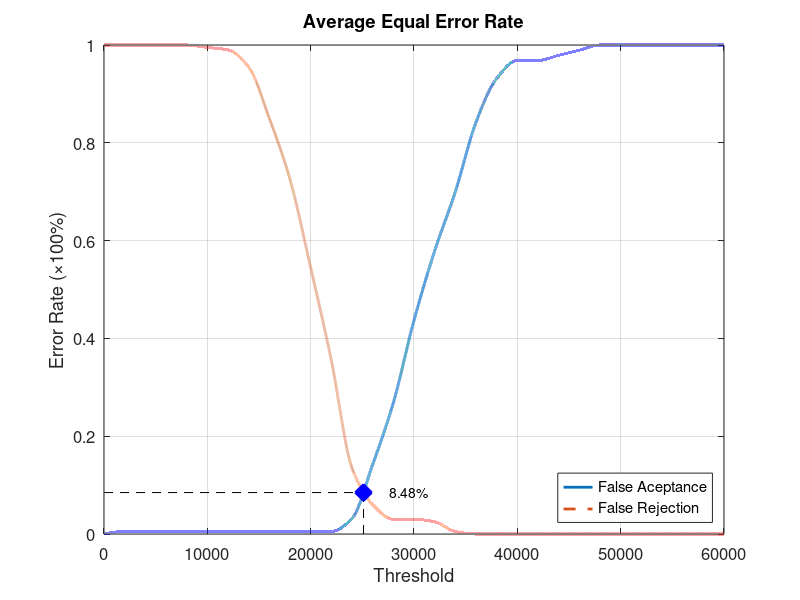
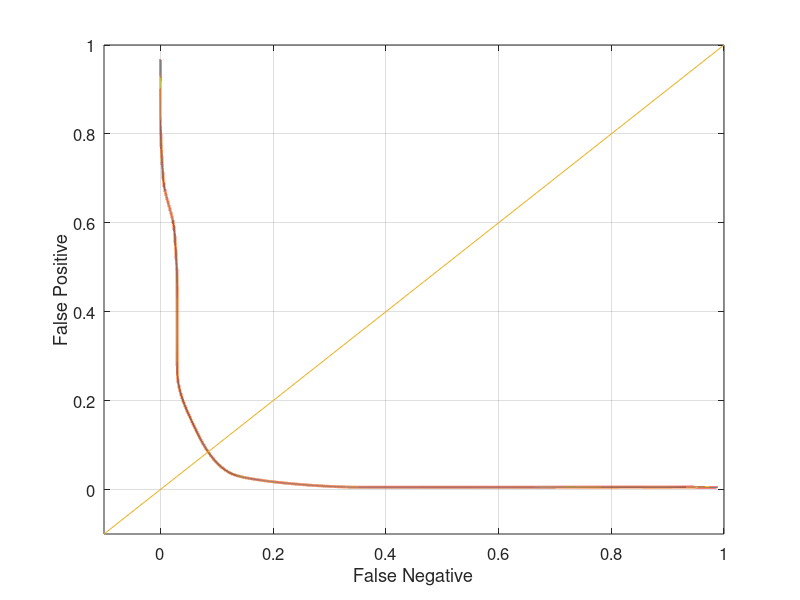

Write MATLAB code to recreate these figures, in order.
function yEER = Database1_3
close all;
clear;
clc;
x = 0:2000:60000;
xq = 0:0.5:60000;

y0 = [0 0.00526316 0.00526316 0.00526316 0.00526316 0.00526316 0.00526316 0.00526316 0.00526316 0.00526316 0.00526316 0.00526316 0.0315789 0.142105 0.268421 0.436842 0.578947 0.7 0.842105 0.931579 0.968421 0.968421 0.978947 0.989474 1 1 1 1 1 1 1];
yy0 = interp1(x, y0, xq, 'pchip');
y1 = [1 1 1 1 1 0.995 0.99 0.955 0.85 0.725 0.545 0.355 0.135 0.06 0.03 0.03 0.025 0.005 0 0 0 0 0 0 0 0 0 0 0 0 0];
yy1 = interp1(x, y1, xq, 'pchip');

% Calculating EER: 
y2 = abs(y0 - y1);
find(y2 == min(y2))
yy2 = abs(yy0 - yy1);
xEER = find(yy2 == min(yy2));
xEERIndex = xq(xEER) % X-axis EER
yEER = yy0(xEER) % Y-axis EER

main = figure
plot(xq, yy0,'-','LineWidth', 2);	hold on
plot(xq, yy1,'--','LineWidth', 2);	hold on
plot([xEERIndex xEERIndex], [0 yEER], 'k--');	hold on
plot([0 xEERIndex], [yEER yEER], 'k--');	hold on
plot(xEERIndex, yEER, 'bx', 'LineWidth', 10);	hold on
text(xEERIndex + 10 * xEERIndex / 100, yEER, [num2str(round((10000 * yEER)) / 100) '%'])
legend('False Aceptance', 'False Rejection', 'Location', 'SouthEast')
xlabel('Threshold')
ylabel('Error Rate (\times100%)')
title('Average Equal Error Rate')
set(gca, 'FontSize', 12)
axis([0 60000 0 1])
grid on

print(main, 'Database1_3Main', '-dpng');
FNRxFPR = figure('Color', [1 1 1]);
plot(yy1, yy0, '-', yy1, yy0, 'LineWidth', 2);
hold on
y = -0.1:0.1:1
plot(y, y); 
set(gca, 'FontSize', 12)
xlabel('False Negative')
ylabel('False Positive')
axis([-0.1 1 -0.1 1])
set(gca, 'FontSize', 12)
grid on

print(FNRxFPR, 'Database1_3FNRxFPR','-dpng');
end
